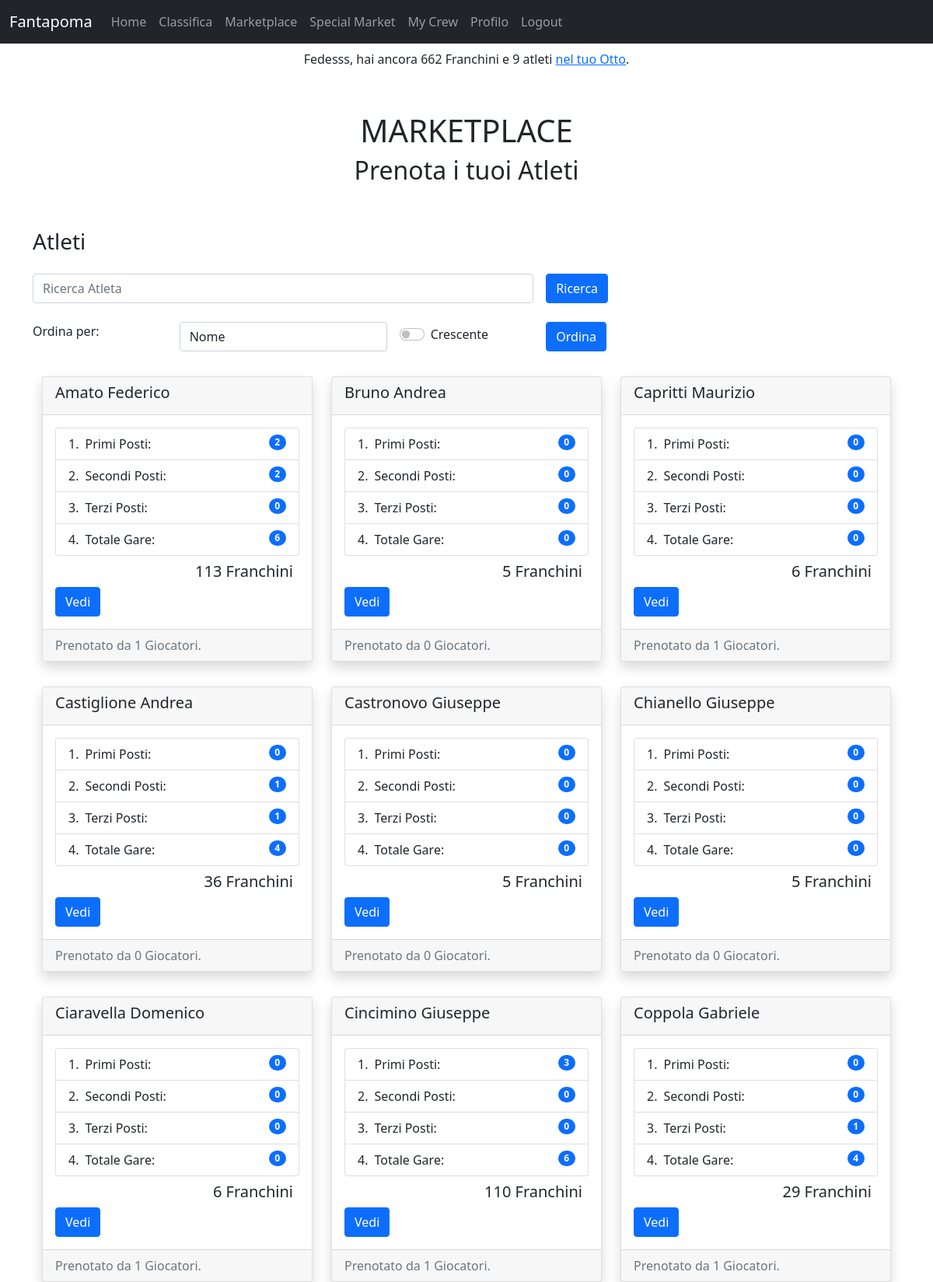
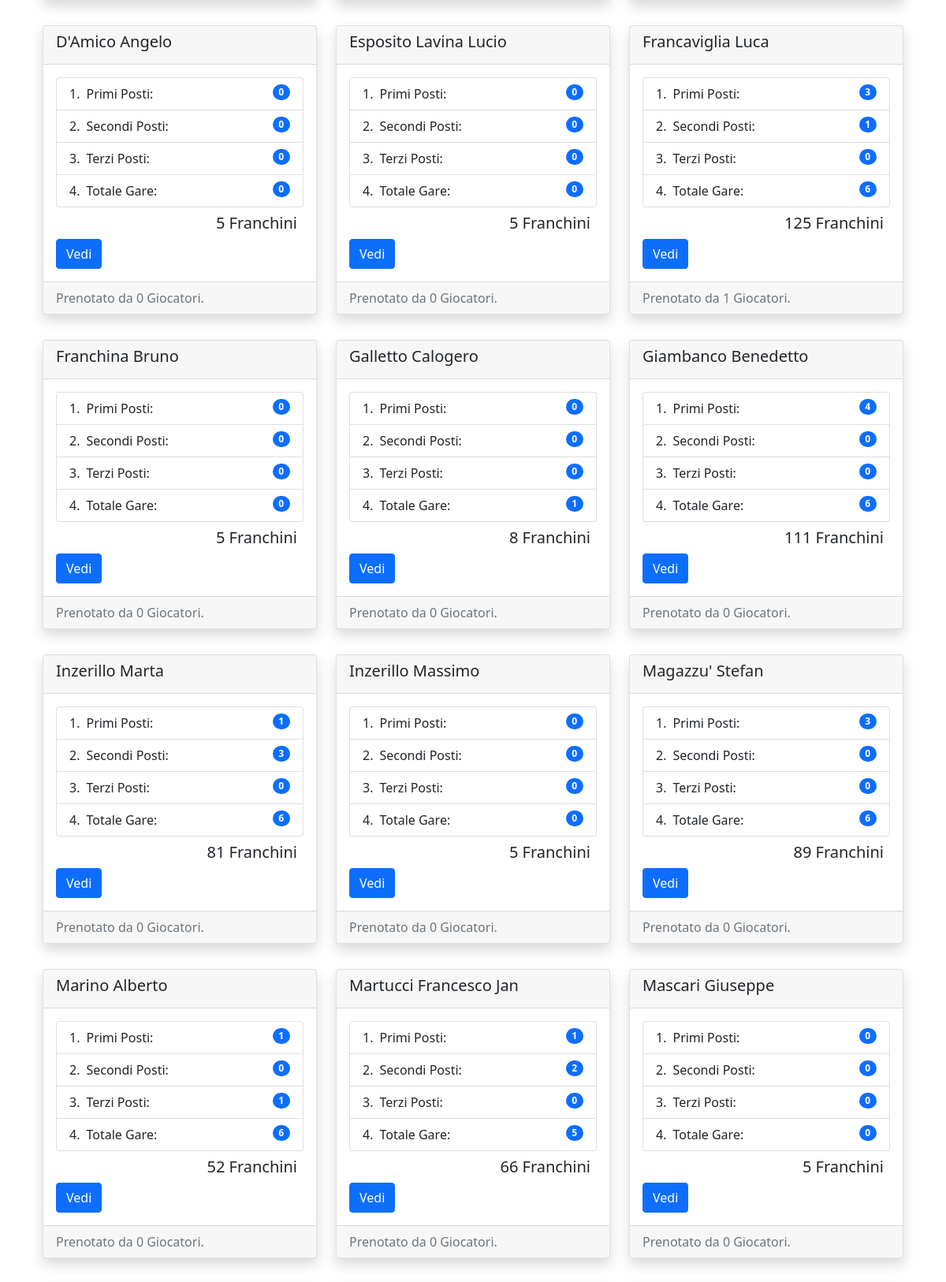
Page /fantapoma/marketplace/ (signed in, upper part) on the committed database (2 pictures, top to bottom).
### fantapoma/models.py (models this page shows, shortened)
class Player(models.Model):
    user = models.OneToOneField(User, on_delete=models.CASCADE, primary_key=True)
    first_name = models.TextField('nome', max_length=100, blank=True, null=True)
    last_name = models.TextField('cognome', max_length=100, blank=True, null=True)
    franchs = models.IntegerField(blank=True, default=400)
    team_name = models.CharField(max_length=200, default='8+')
    cox = models.ForeignKey(FantaAthlete, blank=True, null=True, on_delete=models.SET_NULL, related_name='cox')

class FantaAthlete(models.Model):
    name = models.CharField(max_length=200)
    born = models.DateField('Date of Birth', default=datetime.date(2000,1,1))
    first_time = models.DateField('First Race Date')
    last_time = models.DateField('Last Race Date')
    release_date = models.DateField('Release Date', default=datetime.date(2024,1,1))
    price = models.IntegerField(default=0)
    race_points = models.IntegerField(default=0)
    actions_points = models.IntegerField(default=0)
    athlete = models.OneToOneField(Athlete, blank=True, null=True, on_delete=models.CASCADE)
    players = models.ManyToManyField(User, blank=True, related_name='athletes_set')
    is_user = models.OneToOneField(User, blank=True, null=True, on_delete=models.SET_NULL, related_name='true_athlete')
    @property
    def bookings(self):
        return self.players.all().count()
    @property
    def adjusted_price(self):
        booking_term = self.price*(math.tanh(self.bookings/4))
        base_price = 5
        if self.athlete is not None:
            crews = self.athlete.crew_set.filter(race__event__date__year=2024)
            for crew in crews:
                if crew.result == 1:
                    base_price += 25
                elif crew.result == 2:
                    base_price += 15
                elif crew.result == 3:
                    base_price += 10
                else:
                    base_price += 3
        booking_term = base_price*math.tanh(self.bookings/4)
        return int(base_price + booking_term)
    def get_crew_set(self, date=None):
        if date is None:
            date = datetime.datetime.now().year
        return self.athlete.crew_set.filter(race__event__date__year__gte=date)
    @property
    def total(self):
        try:
            crew_set = self.get_crew_set()
            return crew_set.count()
        except AttributeError:
            return 0
    @property
    def first(self):
        try:
            crew_set = self.get_crew_set()
            return sum(crew.result == 1 for crew in crew_set)
        except AttributeError:
            return 0
    @property
    def second(self):
        try:
            crew_set = self.get_crew_set()
            return sum(crew.result == 2 for crew in crew_set)
        except AttributeError:
            return 0
    @property
    def third(self):
        try:
            crew_set = self.get_crew_set()
            return sum(crew.result == 3 for crew in crew_set)
        except AttributeError:
            return 0

### events/models.py (models this page shows, shortened)
class Athlete(models.Model):
    name = models.CharField(max_length=80)

class Crew(models.Model):
    bow_number = models.IntegerField(choices=[(i, i) for i in range(1, 9)])
    athletes = models.ManyToManyField(Athlete)
    club = models.ForeignKey(Club, on_delete=models.CASCADE)
    race = models.ForeignKey(Race, on_delete=models.CASCADE)
    result = models.IntegerField(default=0, blank=True, null=True)

### fantapoma/views.py (the view)
# urls.py: path('marketplace/', FantaAthleteView.as_view(), name='marketplace'),
class FantaAthleteView(ListView):
    template_name = "fantapoma/marketplace.html"
    model = FantaAthlete
    ordering = 'name'
    def get_queryset(self):
        athlete_name = self.request.GET.get('athlete_name')
        queryset = super().get_queryset().order_by('name')
        if athlete_name is not None:
            queryset = FantaAthlete.objects.filter(name__icontains=athlete_name)
        return queryset
    def get_ordering(self):
        increasing = self.request.GET.get('increasing', 'off')
        ordering = self.request.GET.get('order', 'name')
        if increasing != 'on':
            ordering = f'-{ordering}'
        return ordering
    def get_context_data(self, **kwargs):
        context = super().get_context_data(**kwargs)
        self.user = self.request.user
        atlethes = self.user.athletes_set.all().values_list('name', flat=True)
        context['atleti'] = list(atlethes)
        context['ordering'] = self.request.GET.get('order', 'name')
        context['increasing'] = self.request.GET.get('increasing', 'off')
        return context

### fantapoma/templates/fantapoma/marketplace.html (shortened to what this page needs)
{% extends "base.html" %}
{% block content %}
<div class="container header text-center mt-5">
  <h1>MARKETPLACE</h1>
  <h2>Prenota i tuoi Atleti</h2>
</div>
<div class="container card-container mt-5">
  <h3>Atleti</h3>
  <form action="" method="GET" class="form-floating mb-3">
    <div class="row g-3 my-2">
      <div class="col-sm-7">
        <input type="search" name="athlete_name" id="searchAthlete" class="form-control" placeholder="Ricerca Atleta">
      </div>
      <div class="col-auto">
        <input type="submit" value="Ricerca" class="btn btn-primary">
      </div>
    </div>
    <div class="row g-3 my-2">
      <div class="col-sm-2">Ordina per:</div>
      <div class="col-sm-3">
        <select name="order" id="order" class="form-control">
          <option value="name" {% if ordering == 'name' or ordering is None %}selected{% endif %}>
            Nome
          </option>
        </select>
      </div>
      <div class="col-sm-2 py-1">
        <div class="form-check form-switch">
          <input class="form-check-input" type="checkbox" name="increasing" role="switch" id="orderType" {% if increasing == 'on' %}checked{% endif %}>
          <label class="form-check-label" for="orderType">Crescente</label>
        </div>
      </div>
      <div class="col-sm-1">
        <input type="submit" value="Ordina" class="btn btn-primary">
      </div>
    </div>
  </form>
  <div class="container-fluid object">
    <div class="row">
    {% for object in object_list %}
      <div class="col-sm-4 my-3">
        <div class="card shadow">
          <div class="card-header">
            <h5>{{object.name}}</h5>
          </div>
          <div class="card-body">
            <ul class="list-group list-group-numbered">
              <li class="list-group-item d-flex justify-content-between align-items-start">
                <div class="ms-2 me-auto">Primi Posti:</div>
                <span class="badge bg-primary rounded-pill">{{object.first}}</span>
              </li>
              <li class="list-group-item d-flex justify-content-between align-items-start">
                <div class="ms-2 me-auto">Secondi Posti:</div>
                <span class="badge bg-primary rounded-pill">{{object.second}}</span>
              </li>
              <li class="list-group-item d-flex justify-content-between align-items-start">
                <div class="ms-2 me-auto">Terzi Posti:</div>
                <span class="badge bg-primary rounded-pill">{{object.third}}</span>
              </li>
              <li class="list-group-item d-flex justify-content-between align-items-start">
                <div class="ms-2 me-auto">Totale Gare:</div>
                <span class="badge bg-primary rounded-pill">{{object.total}}</span>
              </li>
            </ul>
            <h5 class="card-text text-end m-2">{{object.adjusted_price}} Franchini</h5>
            <a href="{% url 'fantapoma:view-athlete' object.id %}" class="btn btn-primary">Vedi</a>
          </div>
          <div class="card-footer text-muted">
            Prenotato da {{ object.bookings }} Giocatori.
          </div>
        </div>
      </div>
    {% endfor %}
    </div>
  </div>
</div>
{% endblock %}

### fantapoma/templates/fantapoma/navbar.html (shortened to what this page needs)
{% block navbar %}
<nav class="navbar navbar-expand-lg navbar-dark bg-dark">
  <div class="container-fluid">
    <a class="navbar-brand" href="{% url 'fantapoma:index' %}">Fantapoma</a>
    <div class="collapse navbar-collapse" id="navbarNav">
      <ul class="navbar-nav">
        <li class="nav-item">
          <a class="nav-link" aria-current="page" href="{% url 'fantapoma:index' %}">Home</a>
        </li>
        <li class="nav-item">
          <a class="nav-link" href="{% url 'fantapoma:leaderboard' %}">Classifica</a>
        </li>
        {% if request.user.is_authenticated %}
        <li class="nav-item">
          <a class="nav-link" href="{% url 'fantapoma:marketplace' %}">Marketplace</a>
        </li>
        <li class="nav-item">
          <a class="nav-link" href="{% url 'fantapoma:special-market' %}">Special Market</a>
        </li>
        <li class="nav-item">
          <a class="nav-link" href="{% url 'fantapoma:mycrew' %}">My Crew</a>
        </li>
        <li class="nav-item">
          <a class="nav-link" href="{% url 'fantaplayers:profile' request.user.id %}">Profilo</a>
        </li>
        <li class="nav-item">
          <a class="nav-link" href="{% url 'fantaplayers:logout' %}">Logout</a>
        </li>
        {% endif %}
      </ul>
    </div>
  </div>
</nav>
{% if request.user.is_authenticated %}
<nav class="nav justify-content-center">
  <span class="navbar-text">
    {{ request.user|title }}, hai ancora {{ request.user.player.franchs }} Franchini e
    {{ request.user.athletes_set.count }} atleti <a href={% url 'fantapoma:mycrew' %}>nel tuo Otto</a>.
  </span>
</nav>
{% endif %}
{% endblock %}

### rows in the picture
FantaAthlete: name "Amato Federico", first "2", second "2", third "0", total "6", adjusted_price "113", bookings "1"
FantaAthlete: name "Bruno Andrea", first "0", second "0", third "0", total "0", adjusted_price "5", bookings "0"
FantaAthlete: name "Capritti Maurizio", first "0", second "0", third "0", total "0", adjusted_price "6", bookings "1"
FantaAthlete: name "Castiglione Andrea", first "0", second "1", third "1", total "4", adjusted_price "36", bookings "0"
FantaAthlete: name "Castronovo Giuseppe", first "0", second "0", third "0", total "0", adjusted_price "5", bookings "0"
FantaAthlete: name "Chianello Giuseppe", first "0", second "0", third "0", total "0", adjusted_price "5", bookings "0"
FantaAthlete: name "Ciaravella Domenico", first "0", second "0", third "0", total "0", adjusted_price "6", bookings "1"
FantaAthlete: name "Cincimino Giuseppe", first "3", second "0", third "0", total "6", adjusted_price "110", bookings "1"
FantaAthlete: name "Coppola Gabriele", first "0", second "0", third "1", total "4", adjusted_price "29", bookings "1"
FantaAthlete: name "D'Amico Angelo", first "0", second "0", third "0", total "0", adjusted_price "5", bookings "0"
FantaAthlete: name "Esposito Lavina Lucio", first "0", second "0", third "0", total "0", adjusted_price "5", bookings "0"
FantaAthlete: name "Francaviglia Luca", first "3", second "1", third "0", total "6", adjusted_price "125", bookings "1"
FantaAthlete: name "Franchina Bruno", first "0", second "0", third "0", total "0", adjusted_price "5", bookings "0"
FantaAthlete: name "Galletto Calogero", first "0", second "0", third "0", total "1", adjusted_price "8", bookings "0"
FantaAthlete: name "Giambanco Benedetto", first "4", second "0", third "0", total "6", adjusted_price "111", bookings "0"
FantaAthlete: name "Inzerillo Marta", first "1", second "3", third "0", total "6", adjusted_price "81", bookings "0"
FantaAthlete: name "Inzerillo Massimo", first "0", second "0", third "0", total "0", adjusted_price "5", bookings "0"
FantaAthlete: name "Magazzu' Stefan", first "3", second "0", third "0", total "6", adjusted_price "89", bookings "0"
FantaAthlete: name "Marino Alberto", first "1", second "0", third "1", total "6", adjusted_price "52", bookings "0"
FantaAthlete: name "Martucci Francesco Jan", first "1", second "2", third "0", total "5", adjusted_price "66", bookings "0"
FantaAthlete: name "Mascari Giuseppe", first "0", second "0", third "0", total "0", adjusted_price "5", bookings "0"

### other values in the picture
{{ request.user|title }} "Fedesss"
{{ request.user.player.franchs }} "662"
{{ request.user.athletes_set.count }} "9"
